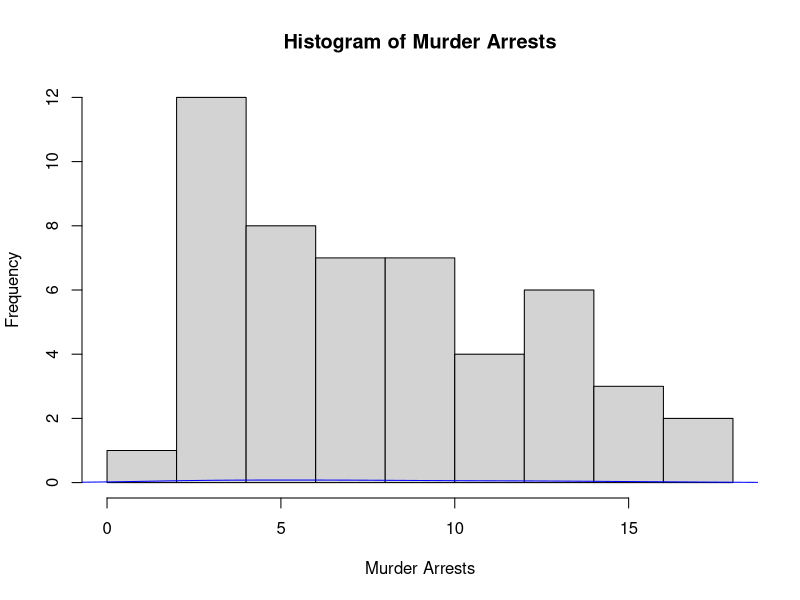
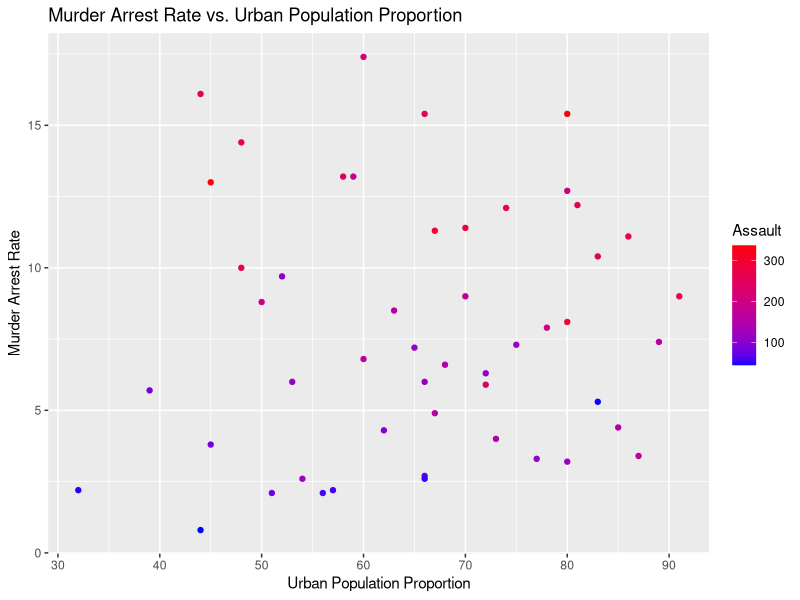
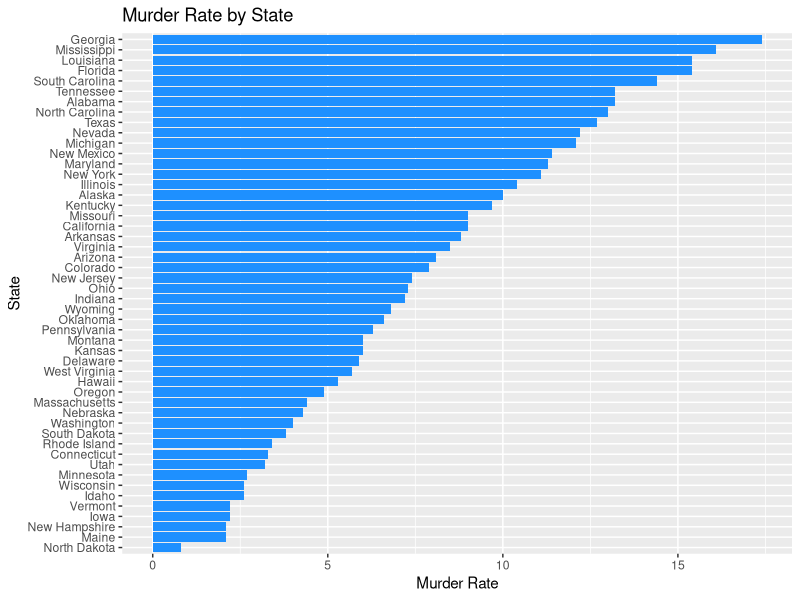

Source code (R) for these figures, in order:
library(dplyr)
library(ggplot2)
data("USArrests")
num_features <- ncol(USArrests)
feature_types <- sapply(USArrests, class)
cat("Number of features:", num_features, "\n")
cat("Feature types:", feature_types, "\n")
num_records <- nrow(USArrests)
cat("Number of records:", num_records, "\n")
summary(USArrests)
state_with_largest_rape <- USArrests$Rape %>% which.max()
cat("State with the largest total number of rape:", rownames(USArrests)[state_with_largest_rape], "\n")
state_with_max_murder <- USArrests$Murder %>% which.max()
state_with_min_murder <- USArrests$Murder %>% which.min()
cat("State with the highest crime rate for murder:", rownames(USArrests)[state_with_max_murder], "\n")
cat("State with the lowest crime rate for murder:", rownames(USArrests)[state_with_min_murder], "\n")
correlation_matrix <- cor(USArrests)
print(correlation_matrix)
median_assault <- median(USArrests$Assault)
states_above_median_assault <- rownames(USArrests)[USArrests$Assault > median_assault]
cat("States with assault arrests more than median:", states_above_median_assault, "\n")
murder_25_percentile <- quantile(USArrests$Murder, 0.25)
states_bottom_25_murder <- rownames(USArrests)[USArrests$Murder < murder_25_percentile]
cat("States in the bottom 25% of murder:", states_bottom_25_murder, "\n")
hist(USArrests$Murder, main = "Histogram of Murder Arrests", xlab = "Murder Arrests")
lines(density(USArrests$Murder), col = "blue")
ggplot(USArrests, aes(x = UrbanPop, y = Murder, color = Assault)) +
  geom_point() +
  labs(title = "Murder Arrest Rate vs. Urban Population Proportion",
       x = "Urban Population Proportion",
       y = "Murder Arrest Rate") +
  scale_color_gradient(low = "blue", high = "red")
bar_plot <- ggplot(USArrests, aes(x = reorder(row.names(USArrests), Murder), y = Murder)) +
  geom_bar(stat = "identity", fill = "dodgerblue") +
  coord_flip() +
  labs(title = "Murder Rate by State",
       x = "State",
       y = "Murder Rate")
print(bar_plot)